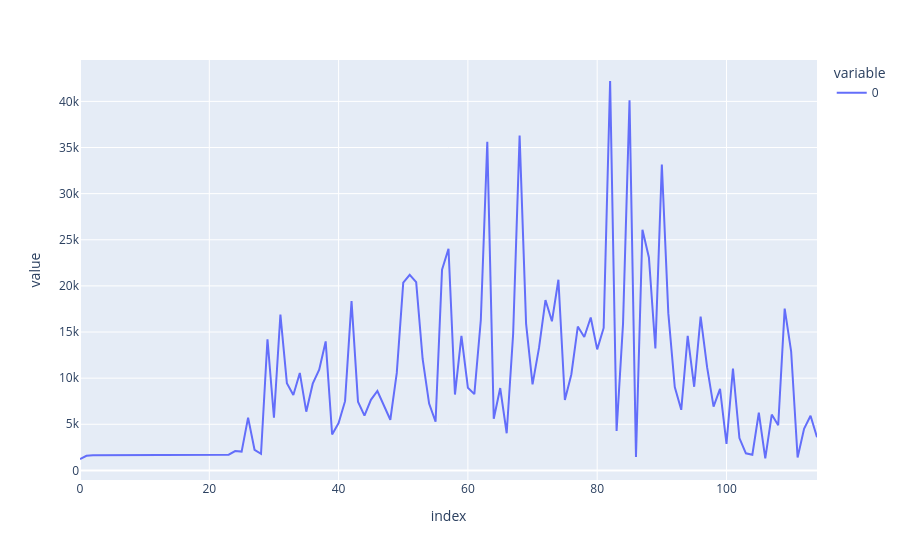

Notebook source saved alongside this figure:
### Code cell
px.line(new_qe[0, :])

### Figure 1 — Plotly figure (JSON) as saved in the notebook; plotly's stock layout.template omitted (floating-point values rounded to 4 significant figures)
{"data": [{"hovertemplate": "variable=0<br>index=%{x}<br>value=%{y}<extra></extra>", "legendgroup": "0", "line": {"color": "#636efa", "dash": "solid"}, "marker": {"symbol": "circle"}, "mode": "lines", "name": "0", "orientation": "v", "showlegend": true, "type": "scatter", "x": [0, 1, 2, 3, 4, 5, 6, 7, 8, 9, 10, 11, 12, 13, 14, 15, 16, 17, 18, 19, 20, 21, 22, 23, 24, 25, 26, 27, 28, 29, 30, 31, 32, 33, 34, 35, 36, 37, 38, 39, 40, 41, 42, 43, 44, 45, 46, 47, 48, 49, 50, 51, 52, 53, 54, 55, 56, 57, 58, 59, 60, 61, 62, 63, 64, 65, 66, 67, 68, 69, 70, 71, 72, 73, 74, 75, 76, 77, 78, 79, 80, 81, 82, 83, 84, 85, 86, 87, 88, 89, 90, 91, 92, 93, 94, 95, 96, 97, 98, 99, 100, 101, 102, 103, 104, 105, 106, 107, 108, 109, 110, 111, 112, 113, 114], "xaxis": "x", "y": [1236, 1584, 1647, 1651, 1651, 1651, 1651, 1651, 1651, 1651, 1651, 1651, 1651, 1651, 1651, 1651, 1651, 1651, 1651, 1651, 1660, 1739, 1721, 1702, 2090, 2038, 5724, 2232, 1796, 14214, 5711, 16894, 9460, 8179, 10568, 6364, 9402, 10924, 13979, 3891, 5130, 7504, 18346, 7452, 5943, 7654, 8609, 6972, 5489, 10565, 20343, 21206, 20409, 12080, 7240, 5272, 21754, 24028, 8224, 14592, 8961, 8265, 16302, 35614, 5592, 8928, 4026, 14816, 36291, 15914, 9328, 13277, 18469, 16162, 20665, 7626, 10401, 15590, 14455, 16569, 13115, 15444, 42209, 4282, 15939, 40113, 1463, 26087, 23085, 13214, 33162, 17048, 9038, 6566, 14591, 9064, 16659, 11185, 6919, 8835, 2880, 11046, 3502, 1848, 1696, 6248, 1297, 6053, 4898, 17542, 12911, 1394, 4514, 5919, 3604], "yaxis": "y"}], "layout": {"autosize": true, "legend": {"title": {"text": "variable"}, "tracegroupgap": 0}, "margin": {"t": 60}, "xaxis": {"anchor": "y", "autorange": true, "domain": [0, 1], "range": [0, 114], "title": {"text": "index"}, "type": "linear"}, "yaxis": {"anchor": "x", "autorange": true, "domain": [0, 1], "range": [-1040.0, 44490.0], "title": {"text": "value"}, "type": "linear"}}}
